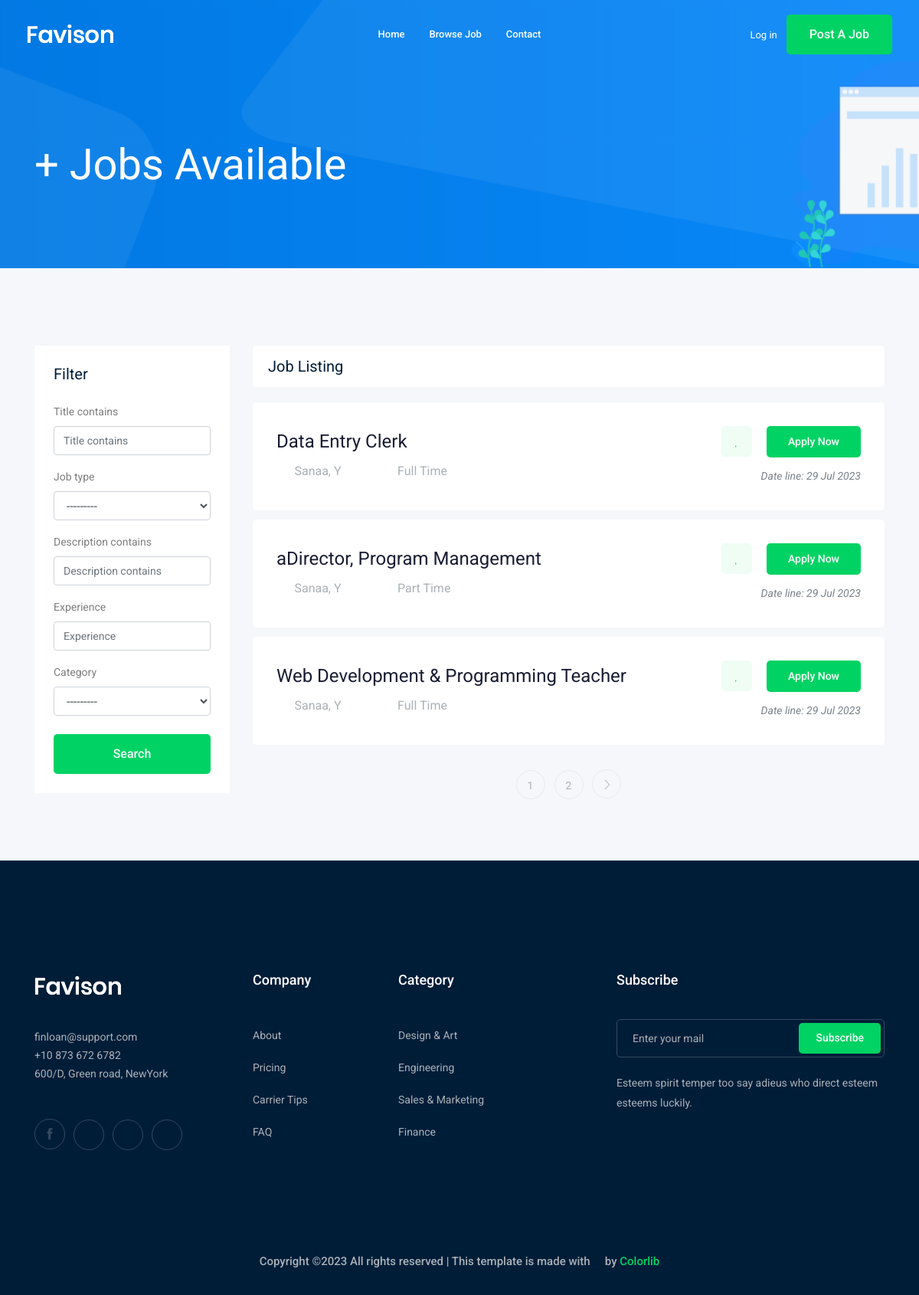
Screenshot of /jobs/ with the database file from the repository.
### job/models.py (models this page shows, shortened)
class Job(models.Model):  # table
    owner = models.ForeignKey(User, related_name='job_owner', on_delete=models.CASCADE)
    title = models.CharField(max_length=100)  # column
    job_type = models.CharField(max_length=15 , choices=JOB_TYPE)
    description = models.TextField(max_length=1000)
    published_at = models.DateTimeField(auto_now=True)
    Vacancy = models.IntegerField(default=1)
    salary = models.IntegerField(default=0)
    experience = models.IntegerField(default=1)
    category = models.ForeignKey('Category',on_delete=models.CASCADE)
    image = models.ImageField(upload_to='job/image',default='jobe/image/default.png')
    slug = models.SlugField(blank=True, null=True)
    def __str__(self):
        return self.title

### job/views.py (the view)
# urls.py: path('',views.job_list , name='job_list'),
def job_list(request):
    job_list = Job.objects.all()
    myfilter = JobFilter(request.GET,queryset=job_list)
    job_list = myfilter.qs
    all_posts = Job.objects.all()
    paginator = Paginator(job_list, 3) # Show 25 contacts per page.
    page_number = request.GET.get('page')
    page_obj = paginator.get_page(page_number)
    context = {'jobs' :page_obj , 'myfilter' : myfilter,'all_posts' : all_posts,} # template name
    return render(request,'job/job_list.html',context)

### job/models.py (called while the page is built)
    def __str__(self):
        return self.name

### job/templates/job/job_list.html (shortened to what this page needs)
{% extends 'base.html' %}
{% load bootstrap4 %}
{% load static %}
{% block body %}
    <div class="bradcam_area bradcam_bg_1">
        <div class="container">
            <div class="row">
                <div class="col-xl-12">
                    <div class="bradcam_text">
                        <h3>{{jobs.count}}+ Jobs Available</h3>
                    </div>
                </div>
            </div>
        </div>
    </div>
    <div class="job_listing_area plus_padding">
        <div class="container">
            <div class="row">
                <div class="col-lg-3">
                    <div class="job_filter white-bg">
                        <div class="form_inner white-bg">
                            <h3>Filter</h3>
                            <form method="GET">
                                {% bootstrap_form myfilter.form %}
                                <input type="submit" value="Search" class="boxed-btn3 w-100 mt-2">
                            </form>
                        </div>
                    </div>
                </div>
                <div class="col-lg-9">
                    <div class="recent_joblist_wrap">
                        <div class="recent_joblist white-bg ">
                            <div class="row align-items-center">
                                <div class="col-md-6">
                                    <h4>Job Listing</h4>
                                </div>
                                <div class="col-md-6">
                                </div>
                            </div>
                        </div>
                    </div>
                    <div class="job_lists m-0">
                        <div class="row">
                           {% for job in jobs %}
                            <div class="col-lg-12 col-md-12">
                                <div class="single_jobs white-bg d-flex justify-content-between">
                                    <div class="jobs_left d-flex align-items-center">
                                        <div class="jobs_conetent">
                                            <a href="{% url 'jobs:job_detail' job.slug %}"><h4>{{job}}</h4></a>
                                            <div class="links_locat d-flex align-items-center">
                                                <div class="location">
                                                    <p> <i class="fa fa-map-marker"></i> Sanaa, Y</p>
                                                </div>
                                                <div class="location">
                                                    <p> <i class="fa fa-clock-o"></i> {{job.job_type}}</p>
                                                </div>
                                            </div>
                                        </div>
                                    </div>
                                    <div class="jobs_right">
                                        <div class="apply_now">
                                            <a class="heart_mark" href="#"> <i class="fa fa-heart"></i> </a>
                                            <a href="{% url 'jobs:job_detail' job.slug %}" class="boxed-btn3">Apply Now</a>
                                        </div>
                                        <div class="date">
                                            <p>Date line: {{job.published_at|date:'d M o'}}</p>
                                        </div>
                                    </div>
                                </div>
                            </div>
                            {% endfor %}
                        </div>
                        {% if jobs.has_other_pages %}
                            <div class="row">
                                <div class="col-lg-12">
                                    <div class="pagination_wrap">
                                        <ul>
                                            {% for i in jobs.paginator.page_range %}
                                                <li><a href="?page={{i}}"><span>{{i}}</span></a></li>
                                            {% endfor %}
                                            {% if jobs.has_next %}
                                                <li><a href="?page={{jobs.next_page_number}}"> <i class="ti-angle-right"></i> </a></li>
                                            {% endif %}
                                        </ul>
                                    </div>
                                </div>
                            </div>
                        {% endif %}
                    </div>
                </div>
            </div>
        </div>
    </div>
{% endblock body %}

### templates/base.html (shortened to what this page needs)
{% load static %}
<!doctype html>
<html class="no-js" lang="zxx">
<head>
    <link rel="stylesheet" href="{% static 'css/bootstrap.min.css' %}">
    <link rel="stylesheet" href="{% static 'css/owl.carousel.min.css' %}">
    <link rel="stylesheet" href="{% static 'css/magnific-popup.css' %}">
    <link rel="stylesheet" href="{% static 'css/font-awesome.min.css' %}">
    <link rel="stylesheet" href="{% static 'css/themify-icons.css' %}">
    <link rel="stylesheet" href="{% static 'css/nice-select.css' %}">
    <link rel="stylesheet" href="{% static 'css/flaticon.css' %}">
    <link rel="stylesheet" href="{% static 'css/jquery-ui.css' %}">
    <link rel="stylesheet" href="{% static 'css/gijgo.css' %}">
    <link rel="stylesheet" href="{% static 'css/animate.min.css' %}">
    <link rel="stylesheet" href="{% static 'css/slicknav.css' %}">
    <link rel="stylesheet" href="{% static 'css/style.css' %}">
</head>
<body>
    <header>
        <div class="header-area ">
            <div id="sticky-header" class="main-header-area">
                <div class="container-fluid ">
                    <div class="header_bottom_border">
                        <div class="row align-items-center">
                            <div class="col-xl-3 col-lg-2">
                                <div class="logo">
                                    <a href="index.html">
                                        <img src="img/logo.png" alt="">
                                    </a>
                                </div>
                            </div>
                            <div class="col-xl-6 col-lg-7">
                                <div class="main-menu  d-none d-lg-block">
                                    <nav>
                                        <ul id="navigation">
                                            <li><a href="#">home</a></li>
                                            <li><a href="{% url 'jobs:job_list' %}">Browse Job</a></li>
                                            <li><a href="{% url 'contact:contact' %}">Contact</a></li>
                                        </ul>
                                    </nav>
                                </div>
                            </div>
                            <div class="col-xl-3 col-lg-3 d-none d-lg-block">
                                <div class="Appointment">
                                    {% if request.user.is_authenticated %}
                                    <div class="phone_num d-none d-xl-block">
                                        <a href="{% url 'accounts:profile' %}">Profile</a>
                                    </div>
                                    {% else %}
                                        <div class="phone_num d-none d-xl-block">
                                            <a href="{% url 'login' %}">Log in</a>
                                        </div>
                                    {% endif %}
                                    <div class="d-none d-lg-block">
                                        <a class="boxed-btn3" href="{% url 'jobs:add_job' %}">Post a Job</a>
                                    </div>
                                </div>
                            </div>
                            <div class="col-12">
                            </div>
                        </div>
                    </div>
                </div>
            </div>
        </div>
    </header>
    {% block body %}
    {% endblock body %}
    <footer class="footer">
        <div class="footer_top">
            <div class="container">
                <div class="row">
                    <div class="col-xl-3 col-md-6 col-lg-3">
                        <div class="footer_widget wow fadeInUp" data-wow-duration="1s" data-wow-delay=".3s">
                            <div class="footer_logo">
                                <a href="#">
                                    <img src="img/logo.png" alt="">
                                </a>
                            </div>
                            <p>
                                finloan@support.com <br>
                                +10 873 672 6782 <br>
                                600/D, Green road, NewYork
                            </p>
                            <div class="socail_links">
                                <ul>
                                    <li>
                                        <a href="#">
                                            <i class="ti-facebook"></i>
                                        </a>
                                    </li>
                                    <li>
                                        <a href="#">
                                            <i class="fa fa-google-plus"></i>
                                        </a>
                                    </li>
                                    <li>
                                        <a href="#">
                                            <i class="fa fa-twitter"></i>
                                        </a>
                                    </li>
                                    <li>
                                        <a href="#">
                                            <i class="fa fa-instagram"></i>
                                        </a>
                                    </li>
                                </ul>
                            </div>
                        </div>
                    </div>
                    <div class="col-xl-2 col-md-6 col-lg-2">
                        <div class="footer_widget wow fadeInUp" data-wow-duration="1.1s" data-wow-delay=".4s">
                            <h3 class="footer_title">
                                Company
                            </h3>
                            <ul>
                                <li><a href="#">About </a></li>
                                <li><a href="#"> Pricing</a></li>
                                <li><a href="#">Carrier Tips</a></li>
                                <li><a href="#">FAQ</a></li>
                            </ul>
                        </div>
                    </div>
                    <div class="col-xl-3 col-md-6 col-lg-3">
                        <div class="footer_widget wow fadeInUp" data-wow-duration="1.2s" data-wow-delay=".5s">
                            <h3 class="footer_title">
                                Category
                            </h3>
                            <ul>
                                <li><a href="#">Design & Art</a></li>
                                <li><a href="#">Engineering</a></li>
                                <li><a href="#">Sales & Marketing</a></li>
                                <li><a href="#">Finance</a></li>
                            </ul>
                        </div>
                    </div>
                    <div class="col-xl-4 col-md-6 col-lg-4">
                        <div class="footer_widget wow fadeInUp" data-wow-duration="1.3s" data-wow-delay=".6s">
                            <h3 class="footer_title">
                                Subscribe
                            </h3>
                            <form action="#" class="newsletter_form">
                                <input type="text" placeholder="Enter your mail">
                                <button type="submit">Subscribe</button>
                            </form>
                            <p class="newsletter_text">Esteem spirit temper too say adieus who direct esteem esteems
                                luckily.</p>
                        </div>
                    </div>
                </div>
            </div>
        </div>
        <div class="copy-right_text wow fadeInUp" data-wow-duration="1.4s" data-wow-delay=".3s">
            <div class="container">
                <div class="row">
                    <div class="col-xl-12">
                        <p class="copy_right text-center">
Copyright &copy;<script>document.write(new Date().getFullYear());</script> All rights reserved | This template is made with <i class="fa fa-heart-o" aria-hidden="true"></i> by <a href="https://colorlib.com" target="_blank">Colorlib</a>
                        </p>
                    </div>
                </div>
            </div>
        </div>
    </footer>
</body>
</html>

### rows the page displays
Job: title "Data Entry Clerk", job_type "Full Time", published_at "29 Jul 2023"
Job: title "aDirector, Program Management", job_type "Part Time", published_at "29 Jul 2023"
Job: title "Web Development & Programming Teacher", job_type "Full Time", published_at "29 Jul 2023"

### other values shown
{{ i }} "1" "2"
